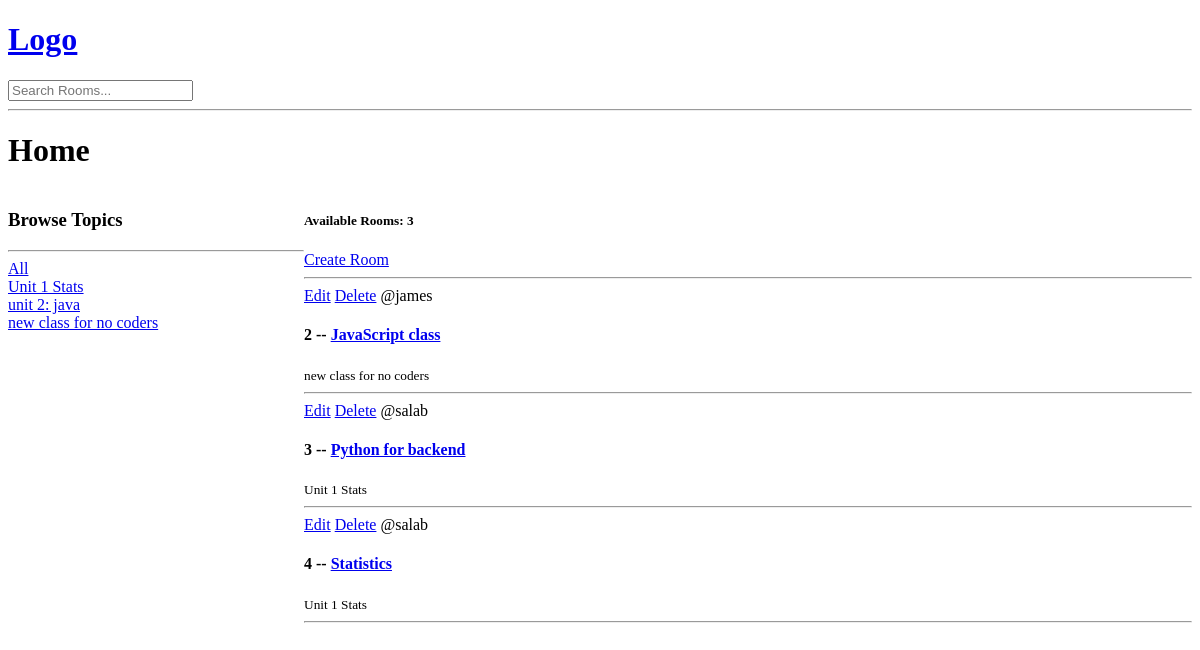
Before: / with the older database file.
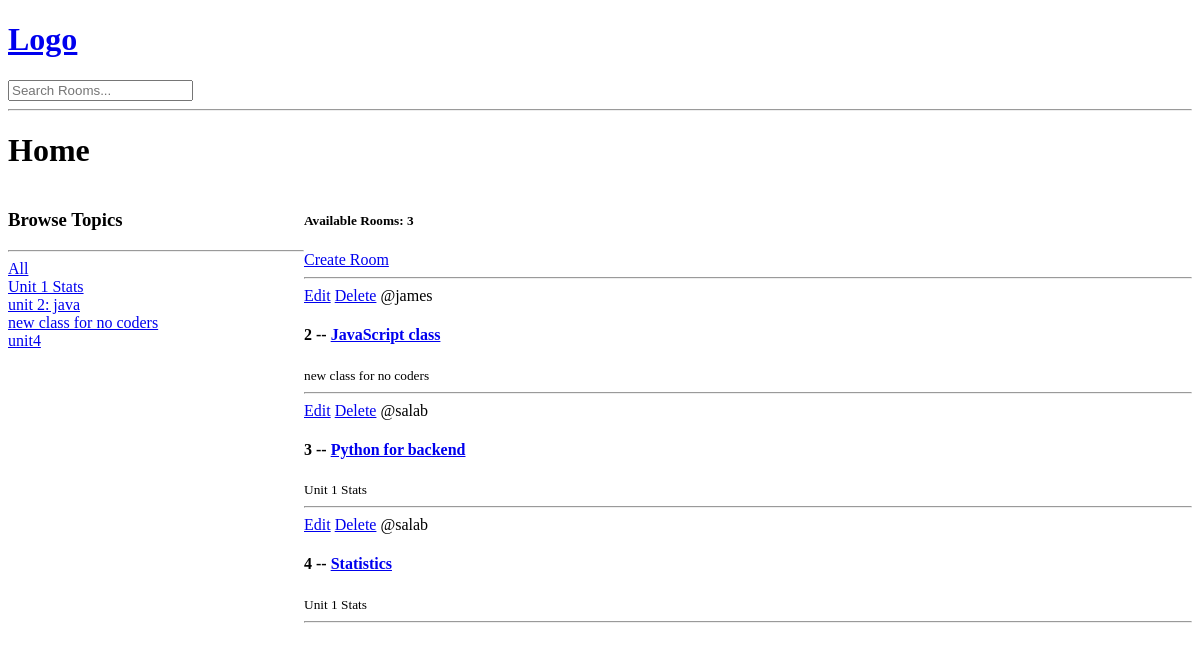
After: the same page with the newer database file.
### base/models.py (models this page shows, shortened)
class Topic(models.Model):
    name = models.CharField(max_length=200)

class Room(models.Model):
    host = models.ForeignKey(User, on_delete=models.SET_NULL, null=True)
    topic = models.ForeignKey(Topic, on_delete=models.SET_NULL, null=True)
    name = models.CharField(max_length=200)
    description = models.TextField(null=True, blank=True)
    updated = models.DateTimeField(auto_now=True)
    created = models.DateTimeField(auto_now_add=True)
    class Meta:
        ordering = ["-updated", "-created"]

### base/views.py (the view)
# urls.py: path('', views.home, name='home'),
def home(request):
    q = request.GET.get('q') if request.GET.get('q') != None else ''
    rooms = Room.objects.filter(
        Q(topic__name__icontains=q) |
        Q(name__icontains=q) |
        Q(description__icontains=q)
        )
    topics = Topic.objects.all()
    rooms_count = rooms.count()
    context = {'rooms': rooms, 'topics': topics, 'rooms_count': rooms_count}
    return render(request, 'base/home.html', context)

### base/templates/base/home.html (shortened to what this page needs)
{% extends "main.html" %}
{% block content %}
<h1>Home</h1>
<div class="home-container">
    <div>
        <h3>Browse Topics</h3>
        <hr>
        <a href={% url "home"  %}>All</a>
        {% for topic in topics  %}
        <div>
            <a href='{% url "home"  %}?q={{topic.name}}'>{{topic.name}}</a>
        </div>
        {% endfor %}
    </div>
    <div>
        <h5>Available Rooms: {{rooms_count}}</h5>
        <a href='{% url "create-room" %}'>Create Room</a>
    <hr>
    <div>
        {% for room in rooms %}
        <div>
                <a href='{% url 'update-room' room.id %}' >Edit</a>
                <a href='{% url "delete-room" room.id %}'>Delete</a>
                <span>@{{room.host.username}}</span>
                <h4>{{room.id}} -- <a href='{% url "room" room.id %}'>{{room.name}}</a></h4>
                <small>{{room.topic.name}}</small>
                <hr>
            </div>
        {% endfor %}
    </div>
    </div>
</div>
{% endblock content %}

Changed rows visible on the page:
added Topic: name "unit4"
